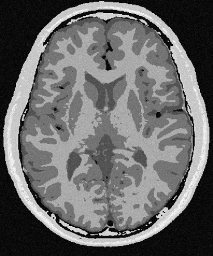
#> input picture T1.png, 213 x 256 px
$ python Parallel_Imaging.py
#> lines starting #> are read from the running program, lines starting #| are printed output that depends on the picture
### Recon_functions.py
# Python file containing all functions relating to reconstruction for parallel imaging

# import all relvant modules
import numpy as np
import matplotlib.pyplot as plt
from tqdm import trange
import GRAPPA


# function: sum of squares reconstruction
def sum_of_squares(n_coils, coil_kspace):
    # initalising image for iteration
    image_total = np.zeros_like(coil_kspace[0], dtype=float)
    # for loop to reconstruct the full GRAPPA image (sum of squares)
    for i in range(n_coils):
        # squeeze into 1 dimension
        k_recon = np.squeeze(coil_kspace[i, :, :])
        # iteratively improve the image with the square of the new coil information
        image_total += np.abs((np.fft.ifft2(np.fft.ifftshift(k_recon)))) ** 2

    # sqrt the final iteration to retrieve the final image
    final_image = image_total ** 0.5
    return final_image

# [11 lines left out: function sos_func, not called in this run]


def undersampling(coil_view_kspace, R, num_ACS = 40):
    # initalise sampling of image
    coil_ACS = []
    coil_under_sampled = []
    coil_ACS_zeros = []
    sampled_coils_ks = []

    # find centre row based on odd or even size
    if len(coil_view_kspace[0]) % 2 == 0:
        row = int(len(coil_view_kspace[0]) / 2) - 1
    else:
        row = int(len(coil_view_kspace[0]) // 2)

    # ACS range
    abv = int(num_ACS / 2)
    bel = int(num_ACS / 2) - 1
    ACS_row_min = row - abv
    ACS_row_max = row + bel

    # sampling K-Space for each coil (with ACS)
    for i in coil_view_kspace:
        # full K-Space sampling
        x = np.zeros_like(i, dtype=complex)
        y = np.zeros_like(i, dtype=complex)
        z = np.zeros_like(i, dtype=complex)
        x[::R] = i[::R]
        y[::R] = i[::R]
        coil_under_sampled.append(y)
        # including ACS lines with K-Space
        x[ACS_row_min:ACS_row_max + 1:1, :] = i[ACS_row_min:ACS_row_max + 1:1, :]
        z[ACS_row_min:ACS_row_max + 1, :] = i[ACS_row_min:ACS_row_max + 1, :]
        coil_ACS.append(i[ACS_row_min:ACS_row_max + 1:1, :])
        coil_ACS_zeros.append(z)
        sampled_coils_ks.append(x)

    sampled_coils_ks = np.array(sampled_coils_ks)
    coil_under_sampled = np.array(coil_under_sampled)
    coil_ACS_zeros = np.array(coil_ACS_zeros)
    coil_ACS = np.array(coil_ACS)

    return sampled_coils_ks, coil_under_sampled, coil_ACS, coil_ACS_zeros, ACS_row_min, ACS_row_max

# function for displaying images
def display_images_(image_batch, title=''):

    # find the number of images within the batch
    length = image_batch.shape[0]

    # number of images in batch should be divisble by 4
    rw = int(length / 4)

    plt.figure()
    plt.suptitle(title, fontsize=16)
    for i in range(length):
        plt.subplot(rw, 4, i + 1)
        plt.imshow(np.abs(image_batch[i]), cmap='gray')
        plt.axis('off')

def creating_coils(img_np, Nx, Ny, n_coils, sigma, noise=0):

    # define locations of all coils
    if isinstance(n_coils ** 0.5, int):
        # identifying the positions of the coils on the image
        coil_x_pos = np.linspace(0, int(Nx), int(n_coils ** 0.5), endpoint=False)
        coil_y_pos = np.linspace(0, int(Ny), int(n_coils ** 0.5), endpoint=False)

    else:
        # identifying the positions of the coils on the image
        coil_x_pos = np.linspace(int(Nx / 4), int(Nx * 0.75), int(4))
        coil_y_pos = np.linspace(int(Ny / 4), int(Ny * 0.75), int(n_coils / 4))

    # Create spatial grid
    x = np.linspace(0, Nx, Nx)
    y = np.linspace(0, Ny, Ny)
    X, Y = np.meshgrid(x, y)

    # assigning the coordiantes of each coils position
    coil_pos = []
    for i in coil_y_pos:
        for j in coil_x_pos:
            coil_pos.append((i, j))
    # print("coil_pos ",coil_pos)
    coil_pos = np.array(coil_pos)

    # assigning coil sensitivity with Gaussian distribution originating from coil position
    coil_sensitivities = []
    for y0, x0 in coil_pos:
        # calculating the Gaussian distibution at certain coil locations with (imaginary) phase distribution
        G_r = np.exp(-((X - x0) ** 2 + (Y - y0) ** 2) / (2 * (sigma ** 2)))
        G1im = 1j * np.exp(-((X - x0 - 5) ** 2 + (Y - y0 + 10) ** 2) / (2 * (sigma ** 2)))
        coil_sensitivities.append(G_r + G1im)
    coil_sensitivities = np.array(coil_sensitivities, dtype=complex)

    # multiply the image by the sensitivities
    coil_view = []
    # iterate over the coil sensitivities to multiply the k-space to get the coil views
    for i in enumerate(coil_sensitivities):
        # each individual coil view
        x = np.multiply(i[1], img_np)
        coil_view.append(x)
    coil_view = np.array(coil_view, dtype=complex)

    return coil_sensitivities, coil_view


def applying_noise_SNR(coil_view, SNR, noise=1):

    # initialise empty array
    coil_view_kspace = []
    # iterate over all of the coil views
    for index, i in enumerate(coil_view):
        # fourier transform the individual views of the coil
        x = np.fft.fftshift(np.fft.fft2(i))
        # signal power for SNR calculation
        signal_power = np.mean(np.abs(x) ** 2)
        # define the noise
        sigma_noise = 1
        noise_real = np.random.normal(0, sigma_noise, x.shape)
        # define the imaginary noise component
        noise_im = np.random.normal(0, sigma_noise, x.shape) * 1j
        # creating complex noise
        noise_total = noise_real + noise_im
        # calculate power for SNR calculation
        noise_power = np.mean(np.abs(noise_total) ** 2)
        SNR_c = signal_power / noise_power
        # adjust to be desired SNR
        noise_total *= np.sqrt(SNR_c / SNR)
        # adding noise to kspace
        x += noise_total
        coil_view_kspace.append(x)
    coil_view_kspace = np.array(coil_view_kspace, dtype=complex)

    return coil_view_kspace


# Helper: resolve subplot grid from coil count
# ─────────────────────────────────────────────────────────────────────────────

# [305 lines left out: functions _coil_grid, plot_setup_images, plot_reconstruction_images, plot_reconstruction_evaluation, save_GRAPPA_outputs, not called in this run]


### GRAPPA.py
## GRAPPA class for GRAPPA reconstruction implementation using entirety of ACS for weight calibration

# import all nessersary modules/libraries
import imageio.v2 as iio
import matplotlib.pyplot as plt
from skimage.data import shepp_logan_phantom  # import test image
import numpy as np
from scipy import fftpack
from scipy import signal
import Recon_functions
from tqdm import trange

# [7 lines of commented-out code are left out]
class GRAPPA:
    def __init__(self, kernel_size, R, ACS_data, kspace):

        # convert to numpy arrays for later computation
        kspace = np.array(kspace,dtype=complex)
        ACS_data = np.array(ACS_data,dtype=complex)

        # find dimensions of kspace and ACS (coils and cols will be the shape for both)
        coils,n_rows,n_cols = np.shape(kspace)
        n_ACS_rows,n_ACS_cols = np.shape(ACS_data[0])

        # number of different kernels used for the GRAPPA equation
        total_kernel_num = np.array(range(1,R))

        # calculate the pad size in each direction for the image
        pad_size_y = int(R * kernel_size[0] / 2)
        pad_size_x = int(kernel_size[1] // 2)

        # pad kspace and ACS data
        padded_kspace = []
        padded_ACS_data = []
        for coil in range(coils):
            padded_kspace.append(np.pad(kspace[coil],pad_width=((pad_size_y,pad_size_y),(pad_size_x,pad_size_x)),mode='constant', constant_values=0))
            padded_ACS_data.append(np.pad(ACS_data[coil],pad_width=((pad_size_y,pad_size_y),(pad_size_x,pad_size_x)),mode='constant', constant_values=0))
        padded_kspace = np.array(padded_kspace)
        padded_ACS_data = np.array(padded_ACS_data)
        # dimensions of padded data
        coils,n_padded_rows,n_padded_cols = np.shape(padded_kspace)
        coils,n_padded_ACS_rows,n_padded_ACS_cols = np.shape(padded_ACS_data)

        # create list of GRAPPA weights
        GRAPPA_weights = []

        # calculate each of the R-1 kernels individually
        for kernel_num in total_kernel_num:
            # calculate relative indices for the source positions in kernel
            kernel_rel_rows, kernel_rel_cols = self.relative_indices(R, kernel_size, kernel_num)

            # finding the actual target indices across the ACS
            pad_ACS_trg_rows, pad_ACS_trg_cols, num_ACS_trg = self.ACS_trg_indices_calc(padded_ACS_data)

            # finding the actual source values across the ACS
            S_ACS = self.src_val_calc(coils, kernel_size, num_ACS_trg, kernel_rel_rows, kernel_rel_cols,
                                      pad_ACS_trg_rows, pad_ACS_trg_cols, padded_ACS_data)

            # calculating the ACS weights
            w = self.weight_calc(coils, num_ACS_trg, S_ACS, pad_ACS_trg_rows, pad_ACS_trg_cols, padded_ACS_data)
            GRAPPA_weights.append(w) # append weights to list

            # finding the actual target indices across all of K-Space
            pad_trg_rows, pad_trg_cols, trg_rows, trg_cols, num_trg = self.trg_indices_calc(kspace, R, kernel_size, n_rows,
                                                                                            n_cols, kernel_num,
                                                                                            pad_size_y, pad_size_x)

            # finding actual source values across all of K-Space
            S = self.src_val_calc(coils, kernel_size, num_trg, kernel_rel_rows, kernel_rel_cols, pad_trg_rows,
                                  pad_trg_cols, padded_kspace)

            # calculating trg values
            M = np.matmul(w, S)

            # repopulating K-Space with calculated targets
            kspace = self.apply_targets(coils, pad_trg_rows, pad_trg_cols, M, padded_kspace, kspace, pad_size_y,
                                        pad_size_x, n_rows, n_cols)

        # assemble all of the coil views into an image
        self.kspace = kspace
        self.ACS_data = ACS_data
        image = Recon_functions.sum_of_squares(coils, self.kspace)
        self.image = image

        # anchor all needed variables for noise calculation to object
        self.GRAPPA_weights = np.array(GRAPPA_weights)
        self.coils = coils
        self.Ny = n_rows
        self.Nx = n_cols
        self.total_kernel_num = total_kernel_num
        self.pad_size = (pad_size_y, pad_size_x)
        self.R = R
        self.kernel_size = kernel_size
        self.n_ACS_rows = n_ACS_rows


    def relative_indices(self, R, kernel_size, kernel_num):

        # calculate distance kernel is operating over
        kernel_dist_y = R * kernel_size[0]
        kernel_dist_x = 1 * kernel_size[1]

        # find indices of source points within the area of 1 kernel
        mask_src = np.zeros((kernel_dist_y, kernel_dist_x), dtype=bool)
        mask_src[:kernel_dist_y:R, :kernel_dist_x:1] = True
        kernel_src_rows, kernel_src_cols = np.where(mask_src == True)

        # find indices of target points within the area of 1 kernel
        mask_1trg = np.zeros((kernel_dist_y, kernel_dist_x), dtype=bool)
        rw_index = int(kernel_dist_y / 2 - R + kernel_num)
        col_index = int((kernel_dist_x + 1) / 2 - 1)
        mask_1trg[rw_index, col_index] = True
        kernel_trg_rows, kernel_trg_cols = np.where(mask_1trg == True)

        # calculating relative indices of source points in reference to the target point in small kernel above (this is applicable to all points for reconstruction)
        kernel_rel_rows = kernel_src_rows - kernel_trg_rows
        kernel_rel_cols = kernel_src_cols - kernel_trg_cols

        return kernel_rel_rows, kernel_rel_cols

    def ACS_trg_indices_calc(self, padded_ACS_data):

        # choose every ACS position except for the padding
        pad_trg_row, pad_trg_col = np.where(padded_ACS_data[0] != 0)

        # find number of targets
        num_trg = len(pad_trg_row)

        return pad_trg_row, pad_trg_col, num_trg

    def src_val_calc(self, coils, kernel_size, num_trg, kernel_rel_rows, kernel_rel_cols, pad_trg_row, pad_trg_col, data):

        # adding every relative source index by every target index to find the exact source indices using loops
        src_rows = np.array([rw + kernel_rel_rows for rw in pad_trg_row], dtype=int)
        src_cols = np.array([col + kernel_rel_cols for col in pad_trg_col], dtype=int)

        # calculating the dimensions of the S matrix (source matrix for weight calculation)
        num_kernel_vals = kernel_size[0] * kernel_size[1]
        total_num_src_values = coils * num_kernel_vals
        # initalise the S matrix with dimensions
        S = np.zeros((total_num_src_values, num_trg), dtype=complex)

        # loop to fill up the matrix of all source values in the sample (assembling S)
        # iterate over all of the rows and columns which act as valid sources
        for index, (rw, col) in enumerate(zip(src_rows, src_cols)):
            j = np.arange(len(rw)) # list of length of sources
            # iterate over all coils
            for coil in np.arange(coils):
                S[j,index] = data[coil,rw,col] # S rows correspond to all positions, S cols correspond to all sources at position
                j += len(rw) # increase the length of j for next iteration of coils

        return S

    def weight_calc(self, coils, num_trg, S_ACS, pad_trg_rows, pad_trg_cols, padded_ACS_data):

        # creating a matrix of zeros with dims of number of coils X number of targets to contain all target values (initalising M matrix)
        M_ACS = np.zeros((coils, num_trg), dtype=complex)

         # define dimensions of ACS
        coils, Ny_ACS, Nx_ACS = padded_ACS_data.shape
        coils = np.arange(coils)

        # iterate over all of the ACS data (as all ACS can act as a target) to create target matrix
        for M_col, (rw, col) in enumerate(zip(pad_trg_rows,pad_trg_cols)):
            # broadcast over all weight matrix rows and fill up, weight column with ACS data at each location
            M_ACS[:,M_col] = padded_ACS_data[coils, rw, col]

        # calculating weights using Linear Least Squares
        # current format of M = W * S is not compatible therefore rewrite as M.T = S.T * W.T
        W_T, residuals, rank, s = np.linalg.lstsq(S_ACS.T, M_ACS.T, rcond=None)
        # transpose the weights again to get them in the right dimensions
        w = W_T.T

        return w

    def trg_indices_calc(self, kspace ,R, kernel_size, n_rows, n_cols, kernel_num, pad_size_y, pad_size_x):

        # all rows in unpadded space
        all_rows = np.arange(n_rows)

        # find every place where the k-space is empty (has a 0)
        trg_row, trg_col = np.where(kspace[0] == 0)
        prev_num_trg_row = len(trg_row)

        # choose the rows which have a remainder equal to the kernel_num when divided by R (that is the offset we wish to reconstruct)
        trg_row = trg_row[trg_row % R == kernel_num]
        new_num_trg_row = len(trg_row)

        # num target columns must equal number of rows
        new_num_trg_col = new_num_trg_row

        trg_col = trg_col[:new_num_trg_col]

        # pad row index
        pad_trg_row = trg_row + pad_size_y

        # retrieve and pad target columns
        pad_trg_col = trg_col + pad_size_x

        # find number of targets
        num_trg = len(pad_trg_row)

        return pad_trg_row, pad_trg_col, trg_row, trg_col, num_trg

    def apply_targets(self, coils, pad_trg_rows, pad_trg_cols, M, pad_kspace, kspace, pad_size_y, pad_size_x, n_rows, n_cols):

        # iterate across the target values inputting them into padded K-space
        j1 = 0 # counter for the columns of the target array
        for j, (rw, col) in enumerate(zip(pad_trg_rows, pad_trg_cols)):
                pad_kspace[:,rw,col] = M[:,j]
                x = pad_kspace[0]

        # input the new values into the un-padded K-space
        ky_pad_range = slice(pad_size_y,n_rows+pad_size_y)
        ky_range = slice(0,n_rows)
        kx_pad_range = slice(pad_size_x,n_cols+pad_size_x)
        kx_range = slice(0,n_cols)
        kspace[:,ky_range,kx_range] = pad_kspace[:,ky_pad_range,kx_pad_range]
        return kspace

### Parallel_Imaging.py
# import all nessersary modules/libraries
import imageio.v2 as iio
import matplotlib
matplotlib.use('QtAgg')
import matplotlib.pyplot as plt
from skimage.data import shepp_logan_phantom  # import test image
import numpy as np
from scipy import fftpack
from scipy import signal
import Recon_functions
import GRAPPA
import time


# GRAPPA pre-processing starts
pre_start = time.perf_counter()

# import test image, convert to numpy array and find dimensions
#img = iio.imread("childMRI.png")
img = iio.imread("T1.png")
#> img is the input picture: shape (256, 213); min 0, max 255, mean 105.1
#img = iio.imread("T2.png")
#img = shepp_logan_phantom()
img_np = np.array(img)
img_np = img_np / img_np.max()  # normalise to 0-1 range
img_np = img_np
Ny,Nx = np.shape(np.array(img))
#> Ny = 256; Nx = 213
noise = 1

plt.figure()
plt.imshow(img_np, cmap='gray')

## Coil Implementation

# coil parameters
n_coils = 32
sigma = 30
# define the desired SNR
SNR = 30

# creating coils
coil_sensitivities, coil_view = Recon_functions.creating_coils(img_np, Nx, Ny, n_coils, sigma)
#> after the loop in creating_coils, `for i in enumerate(coil_sensitivities):`: coil_view = 32 items

# displaying the coil sensitivities
Recon_functions.display_images_(coil_sensitivities, 'Coil sensitivities')

# reconstruct coil views to return result of parallel image
coil_view_kspace = np.array([np.fft.fftshift(np.fft.fft2(coil_view[i])) for i in range(n_coils)])
plt.figure()
plt.suptitle('Sum-of-squares Coil view reconstruction', fontsize=16)
parallel_image = Recon_functions.sum_of_squares(n_coils, coil_view_kspace)
#> in sum_of_squares, `image_total = np.zeros_like(coil_kspace[0], dtype=float)`: image_total: shape (256, 213) float64; every value is 0
#> after the loop in sum_of_squares, `for i in range(n_coils):`:
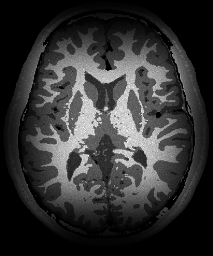
#> image_total: shape (256, 213) float64; min 5.09e-32, max 4.8, mean 0.964; drawn with min black and max white
#> in sum_of_squares, `final_image = image_total ** 0.5`:
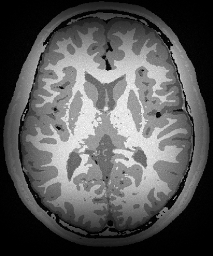
#> final_image: shape (256, 213) float64; min 2.26e-16, max 2.19, mean 0.761; drawn with min black and max white
plt.imshow(abs(parallel_image), cmap='grey')
plt.axis('off')

# k-space transformations

# apply noise to image and calculate SNR of noisy sum of squares ground truth
if noise == 1:
    coil_view_kspace = Recon_functions.applying_noise_SNR(coil_view, SNR)
#> the loop in applying_noise_SNR, `for index, i in enumerate(coil_view):` made 32 passes
#> (signal_power, noise_power, SNR_c) on passes 1 to 12: (1649.9, 1.99, 828.6), (1669.5, 2, 836.8), (1667.2, 2, 834.1), (1596.7, 2, 799.7), (1669.2, 2.01, 831.6), (1649.6, 2, 825.2), (1663.2, 2, 832.1), (1653.9, 2, 827.8), (1602.2, 2.01, 796.6), (1609.2, 1.99, 807.4), (1621.7, 2, 811.7), (1586.2, 1.98, 800.1)
#> pass 1, in applying_noise_SNR, `noise_real = np.random.normal(0, sigma_noise, x.shape)`:
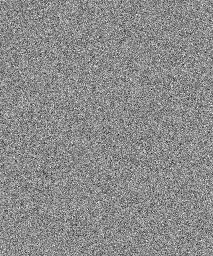
#> noise_real: shape (256, 213) float64; min -4.66, max 3.85, mean -0.00249; drawn with min black and max white
    noisy_gt_image = Recon_functions.sum_of_squares(n_coils, coil_view_kspace)
else:
    coil_view_kspace = np.fft.fft2(coil_view)


# display the noisy image
Recon_functions.display_images_(np.array([np.abs(np.fft.ifft2(np.fft.ifftshift((i)))) for i in coil_view_kspace]), 'Coil view (with noise)')

# confirmation print
print(len(coil_view_kspace[0]))
#| 256

## Parallel imaging: Sampling K-Space coil views with ACS

# acceleration rate (number of phase encoding lines sampled)
R = 2

# undersampling K-Space and getting ACS data
sampled_coils_ks, coil_under_sampled, coil_ACS, coil_ACS_zeros, ACS_row_min, ACS_row_max = Recon_functions.undersampling(coil_view_kspace, R)
#> in undersampling, `row = int(len(coil_view_kspace[0]) / 2) - 1`: row = 127
#> in undersampling, `ACS_row_min = row - abv`: ACS_row_min = 107
#> in undersampling, `ACS_row_max = row + bel`: ACS_row_max = 146
#> the loop in undersampling, `for i in coil_view_kspace:` made 32 passes
#> after the loop in undersampling, `for i in coil_view_kspace:`: coil_ACS = 32 items
#> ACS_row_min = 107; ACS_row_max = 146
# defining the kernel size for the GRAPPA reconstruction
kernel_size = [4, 5]

# display the undersampled coils
Recon_functions.display_images_(np.array([np.abs(np.fft.ifft2(np.fft.ifftshift((i)))) for i in coil_under_sampled]), 'undersampled coils')
undersampled_image = Recon_functions.sum_of_squares(n_coils, coil_under_sampled)
#> call 3 of sum_of_squares, with n_coils = 32, coil_kspace = array of shape (32, 256, 213)
#> after the loop in sum_of_squares (call 3), `for i in range(n_coils):`:
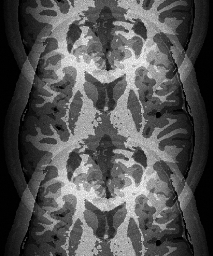
#> image_total: shape (256, 213) float64; min 0.00709, max 1.51, mean 0.504; drawn with min black and max white
#> in sum_of_squares (call 3), `final_image = image_total ** 0.5`:
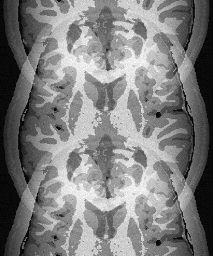
#> final_image: shape (256, 213) float64; min 0.0842, max 1.23, mean 0.652; drawn with min black and max white
plt.figure()
plt.imshow(abs(undersampled_image), cmap='gray')
plt.axis('off')

pre_end = time.perf_counter()
# GRAPPA pre-processing ends
print(f"Pre-processing time:       {pre_end - pre_start:.4f} seconds")

# perform strong GRAPPA reconstruction
strong_start = time.perf_counter()
sg = GRAPPA.GRAPPA(kernel_size, R, coil_ACS, coil_under_sampled)
#> in __init__, `total_kernel_num = np.array(range(1,R))`: total_kernel_num = [1]
#> after the loop in __init__, `for coil in range(coils):`: padded_ACS_data = 32 items
#> the loop in __init__, `for kernel_num in total_kernel_num:` made 1 pass
#> (kernel_dist_y in relative_indices, kernel_dist_x in relative_indices, rw_index in relative_indices, col_index in relative_indices, kernel_trg_rows in relative_indices, kernel_trg_cols in relative_indices, num_trg, num_ACS_trg) on pass 1: (8, 5, 3, 2, [3], [2], 27264, 8520)
#> after the loop in __init__, `for kernel_num in total_kernel_num:`: GRAPPA_weights = 1 item
#> in __init__, `self.coils = coils`: self.coils = 32
#> in __init__, `self.total_kernel_num = total_kernel_num`: self.total_kernel_num = [1]
#> in __init__, `self.R = R`: self.R = 2
grappa_image = sg.image
grappa_kspace = sg.kspace
strong_end = time.perf_counter()
print(f"GRAPPA time:        {strong_end - strong_start:.4f} seconds")

abs_diff = grappa_image - parallel_image
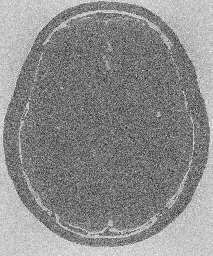
#> abs_diff: shape (256, 213) float64; min -0.147, max 0.197, mean 0.0419; drawn with min black and max white
plt.figure()
plt.subplot(1,3,1)
plt.imshow(np.abs(grappa_image), cmap='gray')
plt.title(f'GRAPPA reconstruction image (R={R})')
plt.axis('off')
plt.subplot(1,3,2)
plt.imshow(np.abs(parallel_image), cmap='gray')
plt.axis('off')
plt.title('Ground truth image')
plt.subplot(1,3,3)
plt.imshow(np.abs(abs_diff))
plt.title(f'Absolute difference (R={R})')
plt.axis('off')

plt.show()
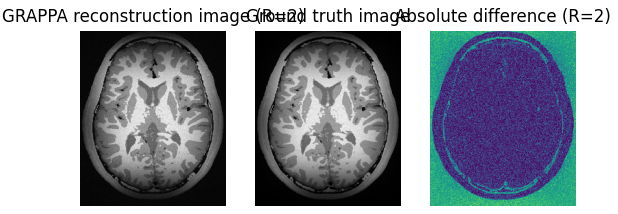
#> figure drawn by matplotlib, 3 panels
